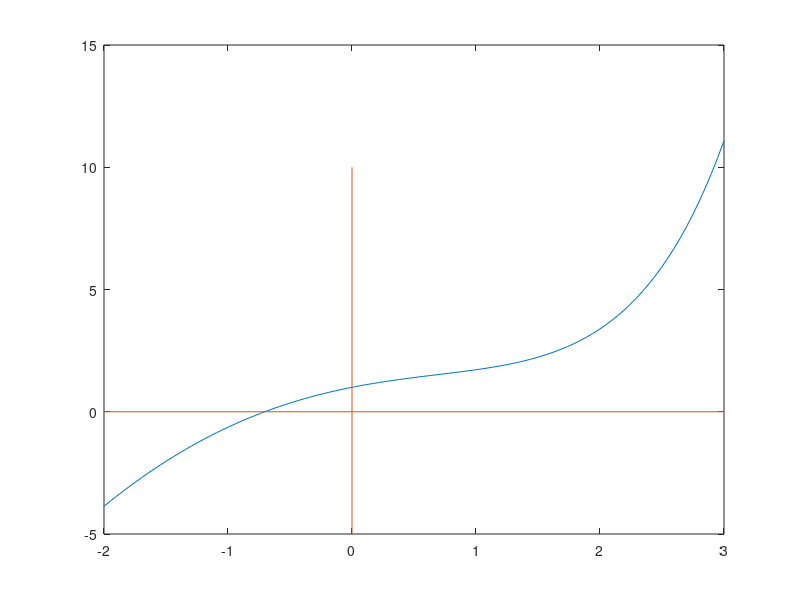

The MATLAB source for this figure: (Note: this script raises an error after producing the figure.)
%Plot Kurva
x = linspace(-2,3);
f = @(x) exp(x) - x.^2;
y = f(x);
plot(x,y)

%Menggambar sumbu x dan y
line([-2,3],[0,0])  %Sumbu X
line([0,0],[-5,10])  %Sumbu Y

%Annotation
gtext('y = e^x - x^2')
gtext('Akar')
